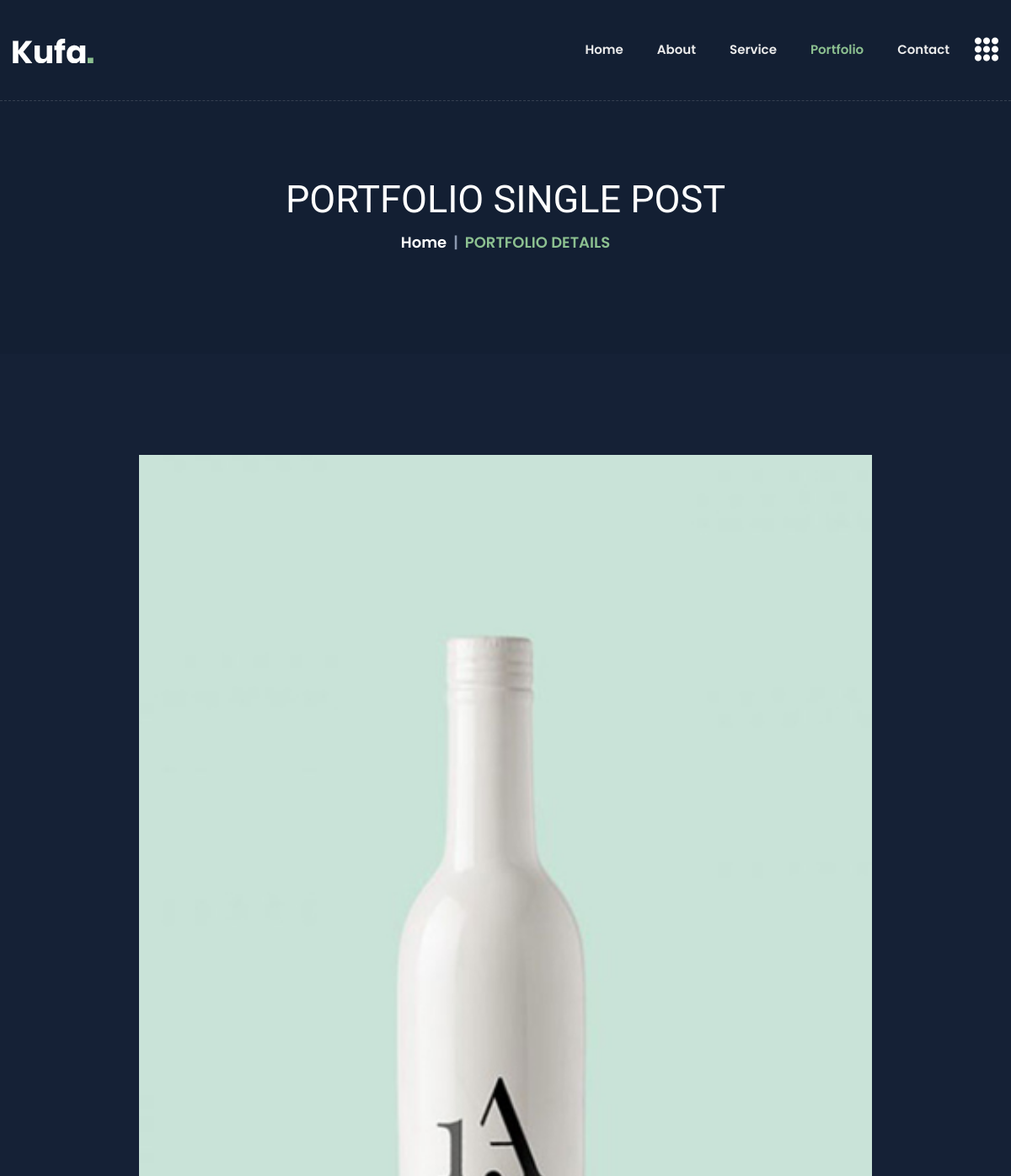
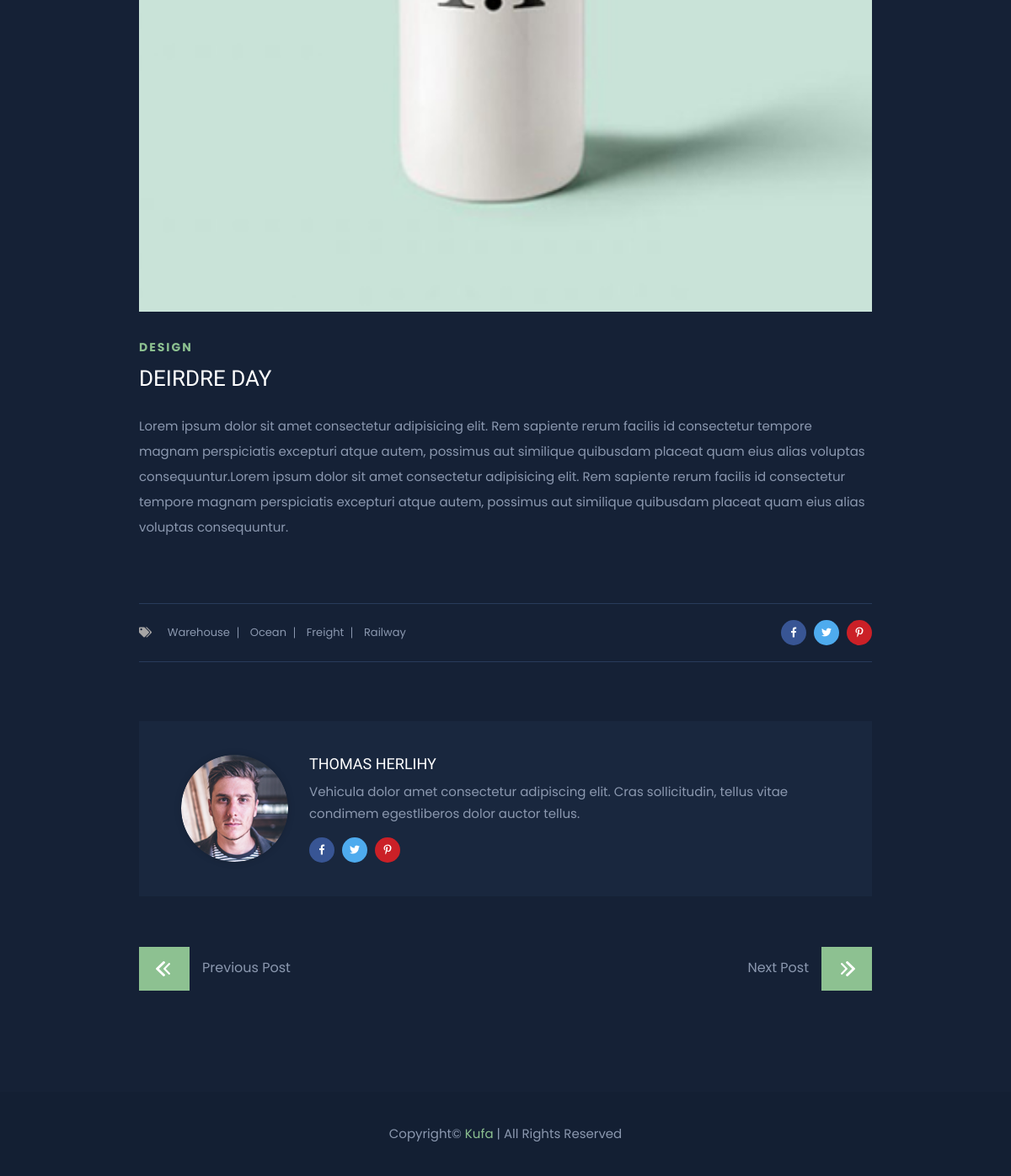
/portfolio-single.php?id=1, run on the app's committed database (2 pictures, top to bottom).
### tables this page shows
CREATE TABLE `portfolios` (
  `id` int(11) NOT NULL,
  `portfolio_category` varchar(100) NOT NULL,
  `portfolio_name` varchar(100) NOT NULL,
  `portfolio_image` varchar(50) DEFAULT NULL,
  `portfolio_details` longtext NOT NULL
);

### portfolio-single.php (the view, shortened to what this page needs)
<?php require_once 'dashboard/includes/db.php' ?>
<!doctype html>
<html class="no-js" lang="en">
<head>
        <link rel="stylesheet" href="assets/frontend/css/bootstrap.min.css">
        <link rel="stylesheet" href="assets/frontend/css/animate.min.css">
        <link rel="stylesheet" href="assets/frontend/css/magnific-popup.css">
        <link rel="stylesheet" href="assets/frontend/css/fontawesome-all.min.css">
        <link rel="stylesheet" href="assets/frontend/css/flaticon.css">
        <link rel="stylesheet" href="assets/frontend/css/slick.css">
        <link rel="stylesheet" href="assets/frontend/css/aos.css">
        <link rel="stylesheet" href="assets/frontend/css/default.css">
        <link rel="stylesheet" href="assets/frontend/css/style.css">
        <link rel="stylesheet" href="assets/frontend/css/responsive.css">
    </head>
    <body class="theme-bg">
        <header>
            <div id="header-sticky" class="transparent-header">
                <div class="container">
                    <div class="row">
                        <div class="col-xl-12">
                            <div class="main-menu">
                                <nav class="navbar navbar-expand-lg">
                                    <a href="index.php" class="navbar-brand logo-sticky-none"><img src="assets/frontend/img/logo/logo.png" alt="Logo"></a>
                                    <div class="collapse navbar-collapse" id="navbarNav">
                                        <ul class="navbar-nav ml-auto">
                                            <li class="nav-item"><a href="index.php" class="nav-link">Home</a></li>
                                            <li class="nav-item"><a class="nav-link" href="index.php#about">about</a></li>
                                            <li class="nav-item"><a class="nav-link" href="index.php#service">service</a></li>
                                            <li class="nav-item active"><a class="nav-link" href="index.php#portfolio">portfolio</a></li>
                                            <li class="nav-item"><a class="nav-link" href="index.php#contact">Contact</a></li>
                                        </ul>
                                    </div>
                                    <div class="header-btn">
                                        <a href="#" class="off-canvas-menu menu-tigger"><i class="flaticon-menu"></i></a>
                                    </div>
                                </nav>
                            </div>
                        </div>
                    </div>
                </div>
            </div>
        </header>
        <main>
            <section class="breadcrumb-area breadcrumb-bg d-flex align-items-center">
                <div class="container">
                    <div class="row justify-content-center">
                        <div class="col-md-10">
                            <div class="breadcrumb-content text-center">
                                <h2>Portfolio Single POST</h2>
                                <nav aria-label="breadcrumb">
                                    <ol class="breadcrumb">
                                        <li class="breadcrumb-item"><a href="index.php">Home</a></li>
                                        <li class="breadcrumb-item active" aria-current="page">PORTFOLIO DETAILS</li>
                                    </ol>
                                </nav>
                            </div>
                        </div>
                    </div>
                </div>
            </section>
            <?php
                    $id = $_GET['id'];
                    $select_query = "SELECT * FROM `portfolios` WHERE id=$id";
                    $portfolios = mysqli_query($db_connect, $select_query);
                    $portfolio = mysqli_fetch_assoc($portfolios);
                    ?>
            <section class="portfolio-details-area pt-120 pb-120">
                <div class="container">
                    <div class="row justify-content-center">
                        <div class="col-xl-9 col-lg-10">
                            <div class="single-blog-list">
                                <div class="blog-list-thumb mb-35">
                                    <img src="dashboard/uploads/portfolio_image/<?=$portfolio['portfolio_image']?>" alt="img">
                                </div>
                                <div class="blog-list-content blog-details-content portfolio-details-content">
                                    <span><?=$portfolio['portfolio_category']?></span>
                                    <h2><?=$portfolio['portfolio_name']?></h2>
                                    <p><?=$portfolio['portfolio_details']?></p>
                                    <div class="blog-list-meta">
                                        <?php
                                        $url = $_SERVER['SERVER_NAME'].$_SERVER['REQUEST_URI'];
                                        ?>
                                        <ul>
                                            <li class="blog-post-date">
                                                <div class="blog-details-tag">
                                                    <i class="fas fa-tags"></i>
                                                    <a href="#">Warehouse</a>
                                                    <a href="#">Ocean</a>
                                                    <a href="#">Freight</a>
                                                    <a href="#">Railway</a>
                                                </div>
                                            </li>
                                            <li class="blog-post-share">
                                                <a href="http://www.facebook.com/sharer/sharer.php?u=<?=$url?>&t=<?=$portfolio['portfolio_name']?>" target="_blank"><i class="fab fa-facebook-f"></i></a>
                                                <a href="#"><i class="fab fa-twitter"></i></a>
                                                <a href="#"><i class="fab fa-pinterest-p"></i></a>
                                            </li>
                                        </ul>
                                    </div>
                                </div>
                                <div class="avatar-post mt-70 mb-60">
                                    <ul>
                                        <li>
                                            <div class="post-avatar-img">
                                                <img src="assets/frontend/img/blog/post_avatar_img.png" alt="img">
                                            </div>
                                            <div class="post-avatar-content">
                                                <h5>Thomas Herlihy</h5>
                                                <p>Vehicula dolor amet consectetur adipiscing elit. Cras sollicitudin, tellus vitae
                                                    condimem
                                                    egestliberos dolor auctor
                                                    tellus.</p>
                                                <div class="post-avatar-social mt-15">
                                                    <a href="#"><i class="fab fa-facebook-f"></i></a>
                                                    <a href="#"><i class="fab fa-twitter"></i></a>
                                                    <a href="#"><i class="fab fa-pinterest-p"></i></a>
                                                </div>
                                            </div>
                                        </li>
                                    </ul>
                                </div>
                                <div class="blog-next-prev">
                                    <ul>
                                        <li class="blog-prev">
                                            <a href="#"><img src="assets/frontend/img/icon/left_arrow.png" alt="img">Previous Post</a>
                                        </li>
                                        <li class="blog-next">
                                            <a href="#">Next Post<img src="assets/frontend/img/icon/right_arrow.png" alt="img"></a>
                                        </li>
                                    </ul>
                                </div>
                            </div>
                        </div>
                    </div>
                </div>
            </section>
        </main>
        <footer>
            <div class="copyright-wrap primary-bg">
                <div class="container">
                    <div class="row align-items-center">
                        <div class="col-12">
                            <div class="copyright-text text-center">
                                <p>Copyright© <span>Kufa</span> | All Rights Reserved</p>
                            </div>
                        </div>
                    </div>
                </div>
            </div>
        </footer>
    </body>
</html>

### assets/frontend/css/default.css (style rules this page uses)
.mt-15 { margin-top: 15px; }
.mt-70 { margin-top: 70px; }
.mb-35 { margin-bottom: 35px; }
.mb-60 { margin-bottom: 60px; }
.pt-120 { padding-top: 120px; }
.pb-120 { padding-bottom: 120px; }
.theme-bg { background: #152136; }
.primary-bg { background: #131f33; }

### assets/frontend/css/responsive.css (style rules this page uses)
@media (min-width: 992px) and (max-width: 1200px) { .header-btn a.off-canvas-menu { margin-left: 0; display: inline-block; } }
@media (min-width: 992px) and (max-width: 1200px) { .blog-list-content h2 { font-size: 26px; } }
@media (min-width: 992px) and (max-width: 1200px) { .breadcrumb-bg { min-height: 420px; } }
@media (min-width: 992px) and (max-width: 1200px) { .breadcrumb-content { margin-top: 90px; } }

### data on the page
portfolios: portfolio_image (picture), portfolio_category "DESIGN", portfolio_name "DEIRDRE DAY", portfolio_details "Lorem ipsum dolor sit amet consectetur adipisicing elit. Rem sapiente rerum facilis id consectetur tempore magnam perspiciatis excepturi atque autem, possimus aut similique quibusdam placeat quam eius alias voluptas consequuntur.Lorem ipsum dolor sit amet consectetur adipisicing elit. Rem sapiente rerum facilis id consectetur tempore magnam perspiciatis excepturi atque autem, possimus aut similique quibusdam placeat quam eius alias voluptas consequuntur."
